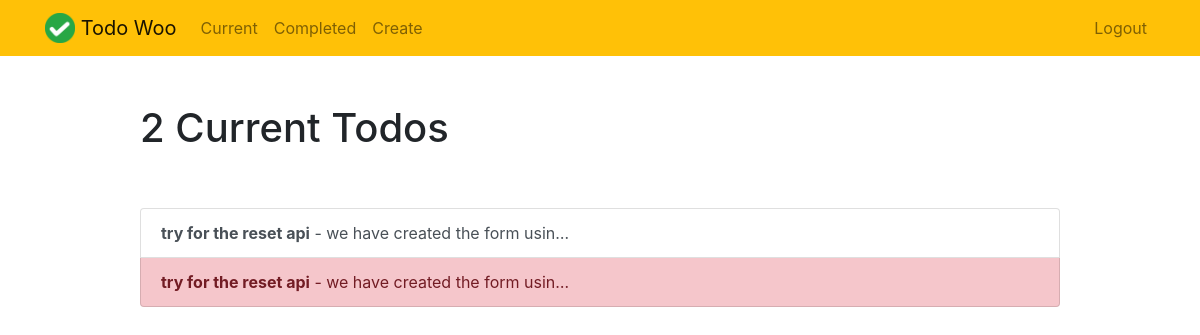
Page /current/ (signed in) on the earlier database version.
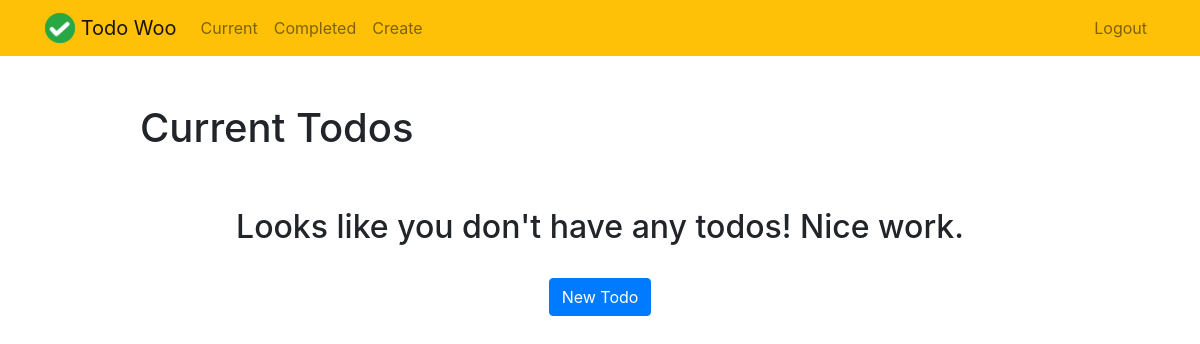
Same page on the later database version.
### todo/models.py (models this page shows, shortened)
class Todo(models.Model):
    title = models.CharField(max_length=100)
    memo = models.TextField(blank=True)
    created = models.DateTimeField(auto_now_add=True)
    datecompleted = models.DateTimeField(null=True, blank=True)
    important = models.BooleanField(default=False)
    user = models.ForeignKey(User, on_delete=models.CASCADE)

### todo/views.py (the view)
# urls.py: path('current/', views.currenttodos, name='currenttodos'),
@login_required
def currenttodos(request):
    todos = Todo.objects.filter(user=request.user, datecompleted__isnull=True)
    return render(request, 'todo/currenttodos.html', {'todos':todos})

### todo/templates/todo/currenttodos.html
{% extends "todo/base.html" %}
{% block content %}
    <div class="row justify-content-center mt-5">
        <div class="col-md-10">
            {% if todos %}
                 <h1>{{ todos.count }} Current Todo{{ todos.count|pluralize }}</h1>
            {% else %}
                           <h1>Current Todos</h1>
            {% endif %}
        </div>
    </div>
    <div class="row justify-content-center mt-5">
        <div class="col-md-10">
        {% if todos %}
            <div class="list-group">
                {% for todo in todos %}
                    <a href="{% url 'viewtodo' todo.id %}" class="list-group-item list-group-item-action{% if todo.important %} list-group-item-danger{% endif %}"><b>{{ todo.title }}</b>{% if todo.memo %} - {{ todo.memo|truncatechars:30 }}{% endif %}</a>
                {% endfor %}
            </div>
        {% else %}
            <div class="text-center">
                <h2>Looks like you don't have any todos! Nice work.</h2>
            <br>
            <a role="button" class="btn btn-primary" href="{% url 'createtodo' %}">New Todo</a>
            </div>
        {% endif %}
        </div>
    </div>
{% endblock %}

### todo/templates/todo/base.html (shortened to what this page needs)
{% load static %}
<!doctype html>
<html lang="en">
<head>
    <link rel="stylesheet" href="https://stackpath.bootstrapcdn.com/bootstrap/4.4.1/css/bootstrap.min.css">
</head>
<body>
<nav class="navbar navbar-expand-md navbar-light bg-warning">
<div class="container">
    <a class="navbar-brand" href="{% url 'home' %}">
         <img src="{% static 'todo/logo.png' %}" width="30" height="30" class="d-inline-block align-top">
        <span>Todo Woo</span>
    </a>
    <div class="collapse navbar-collapse" id="navbarNav">
    {% if user.is_authenticated %}
        <ul class="navbar-nav mr-auto">
                <li class="nav-item {{ current }}">
                    <a class="nav-link" href="{% url 'currenttodos' %}">Current</a>
                </li>
                <li class="nav-item {{ completed }}">
                    <a class="nav-link" href="{% url 'completedtodos' %}">Completed</a>
                </li>
                <li class="nav-item {{ create }}">
                    <a class="nav-link" href="{% url 'createtodo' %}">Create</a>
                </li>
        </ul>
    {% endif %}
    <ul class="navbar-nav ml-auto">
            {% if user.is_authenticated %}
                <li class="nav-item">
                    <a href="#" onclick="$('#signOutBtn').click()" class="nav-link">Logout</a>
                </li>
            {% endif %}
        </ul>
    </div>
</div>
</nav>
<div class="container">
{% block content %}{% endblock %}
</div>
</body>
</html>

Differences in the rows shown:
removed Todo: title "try for the reset api", memo "we have created the form usin…", important False (drawn)
removed Todo: title "try for the reset api", memo "we have created the form usin…", important True (drawn)
Other differences:
{{ todos.count }}: "2" → (not shown)
text no longer shown: "Current Todo"
text now shown: "Current Todos Looks like you don't have any todos! Nice work. New Todo"
